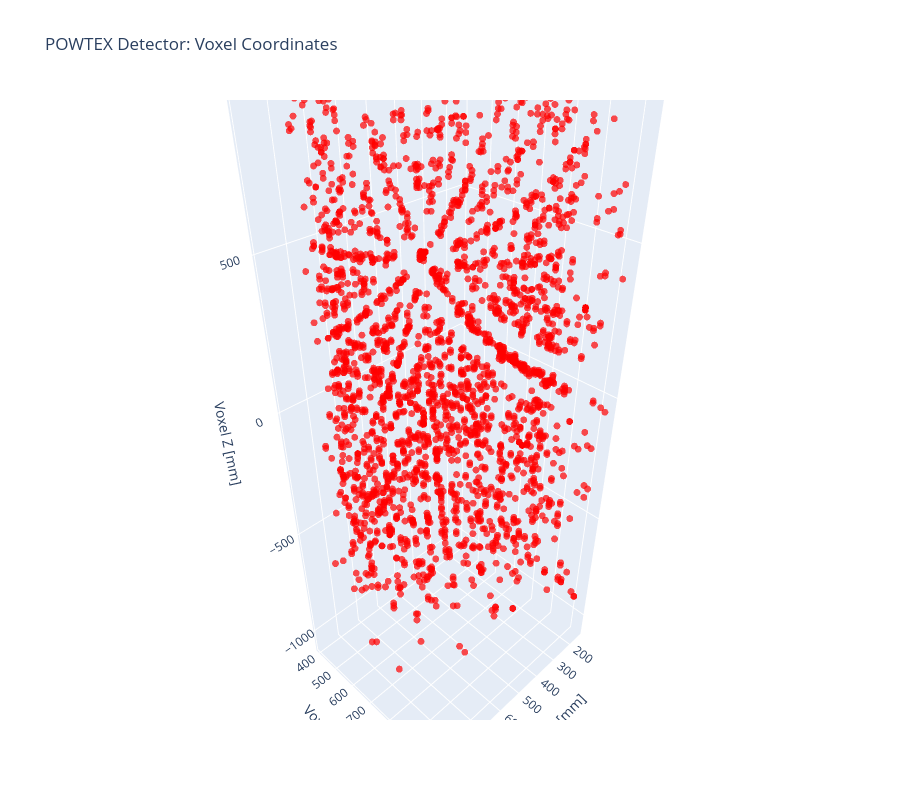

Notebook source saved alongside this figure:
### Markdown cell above
## 5. Create 3D Plot of Voxel Coordinates

### Code cell
# Create 3D scatter plot for voxel coordinates
fig_voxel = go.Figure(data=[go.Scatter3d(
    x=voxel_x,
    y=voxel_y,
    z=voxel_z,
    mode='markers',
    marker=dict(
        size=4,
        color='red',
        opacity=0.7,
        line=dict(width=0)
    ),
    text=[f"Event {i}<br>voxel_x: {voxel_x[i]:.2f}<br>voxel_y: {voxel_y[i]:.2f}<br>voxel_z: {voxel_z[i]:.2f}" 
          for i in range(len(voxel_x))],
    hovertemplate='%{text}<extra></extra>',
    name='Voxel Coordinate'
)])

fig_voxel.update_layout(
    title='POWTEX Detector: Voxel Coordinates',
    scene=dict(
        xaxis_title='Voxel X [mm]',
        yaxis_title='Voxel Y [mm]',
        zaxis_title='Voxel Z [mm]',
        aspectmode='data'
    ),
    width=900,
    height=800,
    hovermode='closest'
)

fig_voxel.show()

### Figure 1 — Plotly figure (JSON) as saved in the notebook; plotly's stock layout.template omitted (floating-point values rounded to 4 significant figures; data arrays with more than 128 entries replaced by an {"elided": "..."} marker saying what was removed)
{"data": [{"hovertemplate": "%{text}<extra></extra>", "marker": {"color": "red", "line": {"width": 0}, "opacity": 0.7, "size": 4}, "mode": "markers", "name": "Voxel Coordinate", "text": {"elided": "2724 str values"}, "type": "scatter3d", "x": {"elided": "2724 float values"}, "y": {"elided": "2724 float values"}, "z": {"elided": "2724 float values"}}], "layout": {"height": 800, "hovermode": "closest", "scene": {"aspectmode": "data", "xaxis": {"title": {"text": "Voxel X [mm]"}}, "yaxis": {"title": {"text": "Voxel Y [mm]"}}, "zaxis": {"title": {"text": "Voxel Z [mm]"}}}, "title": {"text": "POWTEX Detector: Voxel Coordinates"}, "width": 900}}
